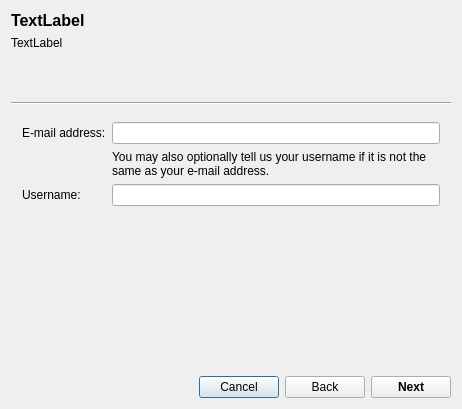
<?xml version="1.0" encoding="UTF-8"?>
<ui version="4.0">
 <class>ConfigWizard</class>
 <widget class="QDialog" name="ConfigWizard">
  <property name="geometry">
   <rect>
    <x>0</x>
    <y>0</y>
    <width>462</width>
    <height>409</height>
   </rect>
  </property>
  <property name="sizePolicy">
   <sizepolicy hsizetype="Minimum" vsizetype="Preferred">
    <horstretch>0</horstretch>
    <verstretch>0</verstretch>
   </sizepolicy>
  </property>
  <property name="windowTitle">
   <string>Activesyncd Configuration Wizard</string>
  </property>
  <layout class="QVBoxLayout" name="verticalLayout">
   <item>
    <widget class="QLabel" name="lblTitle">
     <property name="font">
      <font>
       <pointsize>12</pointsize>
       <weight>75</weight>
       <bold>true</bold>
      </font>
     </property>
     <property name="text">
      <string>TextLabel</string>
     </property>
    </widget>
   </item>
   <item>
    <widget class="QLabel" name="lblSubTitle">
     <property name="sizePolicy">
      <sizepolicy hsizetype="Preferred" vsizetype="Preferred">
       <horstretch>0</horstretch>
       <verstretch>0</verstretch>
      </sizepolicy>
     </property>
     <property name="minimumSize">
      <size>
       <width>0</width>
       <height>60</height>
      </size>
     </property>
     <property name="text">
      <string>TextLabel</string>
     </property>
     <property name="alignment">
      <set>Qt::AlignLeading|Qt::AlignLeft|Qt::AlignTop</set>
     </property>
     <property name="wordWrap">
      <bool>true</bool>
     </property>
    </widget>
   </item>
   <item>
    <widget class="Line" name="line">
     <property name="orientation">
      <enum>Qt::Horizontal</enum>
     </property>
    </widget>
   </item>
   <item>
    <widget class="QStackedWidget" name="wizard">
     <property name="currentIndex">
      <number>0</number>
     </property>
     <widget class="QWidget" name="pageAutoConfig">
      <layout class="QFormLayout" name="formLayout">
       <property name="fieldGrowthPolicy">
        <enum>QFormLayout::AllNonFixedFieldsGrow</enum>
       </property>
       <item row="1" column="0">
        <widget class="QLabel" name="label">
         <property name="text">
          <string>E-mail address:</string>
         </property>
        </widget>
       </item>
       <item row="1" column="1">
        <widget class="QLineEdit" name="editEmailAddress"/>
       </item>
       <item row="2" column="0">
        <widget class="QLabel" name="label_2">
         <property name="text">
          <string/>
         </property>
        </widget>
       </item>
       <item row="2" column="1">
        <widget class="QLabel" name="label_5">
         <property name="text">
          <string>You may also optionally tell us your username if it is not the same as your e-mail address.</string>
         </property>
         <property name="wordWrap">
          <bool>true</bool>
         </property>
        </widget>
       </item>
       <item row="3" column="0">
        <widget class="QLabel" name="label_6">
         <property name="text">
          <string>Username:</string>
         </property>
        </widget>
       </item>
       <item row="3" column="1">
        <widget class="QLineEdit" name="editUsername1"/>
       </item>
      </layout>
     </widget>
     <widget class="QWidget" name="pageBusy">
      <layout class="QVBoxLayout" name="verticalLayout_2">
       <item>
        <widget class="QProgressBar" name="progressBar">
         <property name="maximum">
          <number>0</number>
         </property>
         <property name="value">
          <number>-1</number>
         </property>
        </widget>
       </item>
      </layout>
     </widget>
     <widget class="QWidget" name="pageManualConfig">
      <layout class="QFormLayout" name="formLayout_2">
       <item row="0" column="0">
        <widget class="QLabel" name="label_3">
         <property name="text">
          <string>Server URL:</string>
         </property>
        </widget>
       </item>
       <item row="0" column="1">
        <widget class="QLineEdit" name="editServerUri"/>
       </item>
       <item row="1" column="0">
        <widget class="QLabel" name="label_4">
         <property name="text">
          <string>Username:</string>
         </property>
        </widget>
       </item>
       <item row="1" column="1">
        <widget class="QLineEdit" name="editUsername2"/>
       </item>
      </layout>
     </widget>
     <widget class="QWidget" name="pageConfirmRequirements">
      <layout class="QVBoxLayout" name="verticalLayout_3">
       <item>
        <widget class="QListWidget" name="listRequirements">
         <property name="autoFillBackground">
          <bool>false</bool>
         </property>
         <property name="lineWidth">
          <number>0</number>
         </property>
         <property name="horizontalScrollBarPolicy">
          <enum>Qt::ScrollBarAlwaysOff</enum>
         </property>
         <property name="showDropIndicator" stdset="0">
          <bool>false</bool>
         </property>
         <property name="selectionMode">
          <enum>QAbstractItemView::NoSelection</enum>
         </property>
         <property name="textElideMode">
          <enum>Qt::ElideRight</enum>
         </property>
         <property name="resizeMode">
          <enum>QListView::Fixed</enum>
         </property>
         <property name="spacing">
          <number>4</number>
         </property>
         <property name="viewMode">
          <enum>QListView::ListMode</enum>
         </property>
         <property name="wordWrap">
          <bool>true</bool>
         </property>
        </widget>
       </item>
      </layout>
     </widget>
     <widget class="QWidget" name="pageFinish">
      <layout class="QVBoxLayout" name="verticalLayout_4">
       <item>
        <widget class="QCheckBox" name="checkBox">
         <property name="text">
          <string>Calendar</string>
         </property>
        </widget>
       </item>
       <item>
        <widget class="QCheckBox" name="checkBox_2">
         <property name="text">
          <string>Contacts</string>
         </property>
        </widget>
       </item>
       <item>
        <spacer name="verticalSpacer">
         <property name="orientation">
          <enum>Qt::Vertical</enum>
         </property>
         <property name="sizeHint" stdset="0">
          <size>
           <width>20</width>
           <height>40</height>
          </size>
         </property>
        </spacer>
       </item>
      </layout>
     </widget>
     <widget class="QWidget" name="pageError">
      <layout class="QVBoxLayout" name="verticalLayout_5">
       <item>
        <widget class="QLabel" name="lblErrorDetails">
         <property name="text">
          <string>TextLabel</string>
         </property>
         <property name="alignment">
          <set>Qt::AlignLeading|Qt::AlignLeft|Qt::AlignTop</set>
         </property>
         <property name="wordWrap">
          <bool>true</bool>
         </property>
        </widget>
       </item>
      </layout>
     </widget>
    </widget>
   </item>
   <item>
    <layout class="QHBoxLayout" name="horizontalLayout">
     <item>
      <spacer name="horizontalSpacer">
       <property name="orientation">
        <enum>Qt::Horizontal</enum>
       </property>
       <property name="sizeHint" stdset="0">
        <size>
         <width>40</width>
         <height>20</height>
        </size>
       </property>
      </spacer>
     </item>
     <item>
      <widget class="QPushButton" name="btnCancel">
       <property name="text">
        <string>Cancel</string>
       </property>
      </widget>
     </item>
     <item>
      <widget class="QPushButton" name="btnBack">
       <property name="text">
        <string>Back</string>
       </property>
      </widget>
     </item>
     <item>
      <widget class="QPushButton" name="btnNext">
       <property name="minimumSize">
        <size>
         <width>0</width>
         <height>0</height>
        </size>
       </property>
       <property name="font">
        <font>
         <weight>75</weight>
         <bold>true</bold>
        </font>
       </property>
       <property name="text">
        <string>Next</string>
       </property>
      </widget>
     </item>
    </layout>
   </item>
  </layout>
 </widget>
 <layoutdefault spacing="6" margin="11"/>
 <tabstops>
  <tabstop>btnNext</tabstop>
  <tabstop>editEmailAddress</tabstop>
  <tabstop>editUsername1</tabstop>
  <tabstop>editServerUri</tabstop>
  <tabstop>editUsername2</tabstop>
  <tabstop>checkBox</tabstop>
  <tabstop>checkBox_2</tabstop>
  <tabstop>listRequirements</tabstop>
  <tabstop>btnBack</tabstop>
  <tabstop>btnCancel</tabstop>
 </tabstops>
 <resources/>
 <connections/>
</ui>
